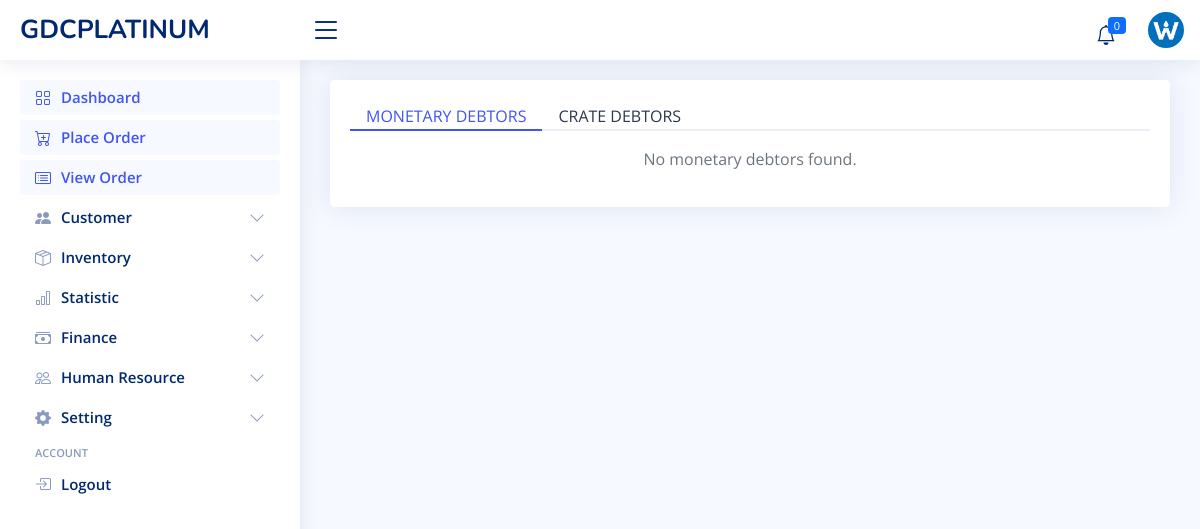
Before: /finance/debtors/ (signed in) with the older database file.
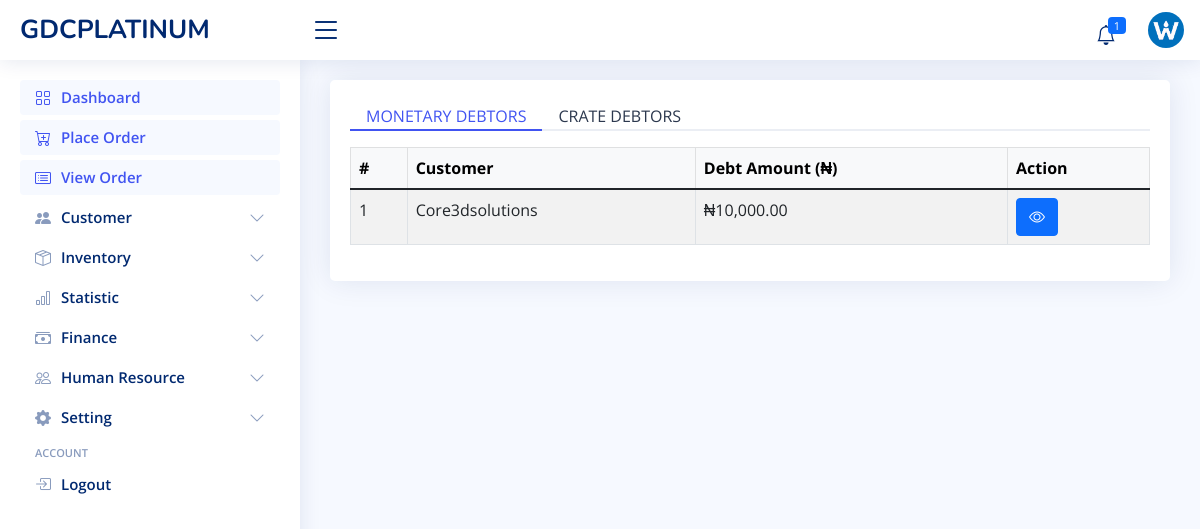
After: the same page with the newer database file.
### sale/models.py (models this page shows, shortened)
class CustomerWalletModel(models.Model):
    customer = models.OneToOneField(CustomerModel, on_delete=models.CASCADE, related_name='customer_wallet')
    initial_debt = models.DecimalField(max_digits=10, decimal_places=2, default=Decimal('0.00'))
    initial_debt_payment = models.DecimalField(max_digits=10, decimal_places=2, blank=True, default=Decimal('0.00'))
    balance = models.DecimalField(max_digits=10, decimal_places=2, blank=True, default=Decimal('0.00'))

class CustomerModel(models.Model):
    full_name = models.CharField(max_length=50)
    mobile = models.CharField(max_length=20)
    address = models.CharField(max_length=250, blank=True, null=True)
    email = models.EmailField(max_length=100, unique=True, blank=True, null=True)
    created_by = models.ForeignKey(User, on_delete=models.CASCADE, blank=True, null=True)
    status = models.CharField(max_length=30, blank=True, choices=[('active', 'ACTIVE'), ('inactive', 'INACTIVE')],
                              default='active')
    created_at = models.DateTimeField(auto_now_add=True, blank=True, null=True)
    updated_at = models.DateTimeField(auto_now=True, blank=True, null=True)

### finance/views.py (the view)
# urls.py: path('debtors/', debtors_overview_view, name='debtor_index'),
@login_required
@permission_required("sale.add_customerdebtrepaymentmodel", raise_exception=True)
def debtors_overview_view(request):
    monetary_debtors = (
        CustomerWalletModel.objects
        .filter(balance__gt=Decimal('0.00'))
        .select_related('customer')
        .order_by('-balance')
    )
    crate_debtors_raw = (
        CustomerCrateDebtModel.objects
        .values('customer__id', 'customer__full_name')
        .annotate(total_crate_debt=Sum('crate'))
        .filter(total_crate_debt__gt=Decimal('0.00'))
        .order_by('-total_crate_debt')
    )
    context = {
        'monetary_debtors': monetary_debtors,
        'crate_debtors': crate_debtors_raw,
        'title': 'Customer Debtors Overview',
    }
    return render(request, 'finance/debtor/index.html', context)

### admin_site/context_processor.py (called while the page is built)
def site_info(request):
    site_info = SiteInfoModel.objects.first()
    low_stock = ProductModel.objects.filter(quantity__lte=F('reorder_level')).order_by('name')
    return {
        'site_info': site_info,
        'low_stock_list': low_stock,
        'low_stock': low_stock.count()
    }

### admin_site/models.py (called while the page is built)
    def __str__(self):
        return self.short_name.upper()

### inventory/models.py (called while the page is built)
    def __str__(self):
        return f"{self.name} ({self.category.name})"

### finance/templates/finance/debtor/index.html (shortened to what this page needs)
{% extends 'admin_site/layout.html' %}
{% load humanize %}
{% block 'main' %}
<div class="card">
    <div class="card-body pt-3">
        <ul class="nav nav-tabs nav-tabs-bordered">
            <li class="nav-item">
                <a class="nav-link active" data-bs-target="#monetary-tab" data-bs-toggle="tab">MONETARY DEBTORS</a>
            </li>
            <li class="nav-item">
                <a class="nav-link" data-bs-target="#crate-tab" data-bs-toggle="tab">CRATE DEBTORS</a>
            </li>
        </ul>
        <div class="tab-content pt-3">
            <div class="tab-pane fade show active" id="monetary-tab">
                <div class="table-responsive">
                    {% if monetary_debtors %}
                    <table class="table table-bordered table-hover table-striped">
                        <thead class="table-light">
                        <tr>
                            <th>#</th>
                            <th>Customer</th>
                            <th>Debt Amount (₦)</th>
                            <th>Action</th>
                        </tr>
                        </thead>
                        <tbody>
                        {% for wallet in monetary_debtors %}
                        <tr>
                            <td>{{ forloop.counter }}</td>
                            <td>{{ wallet.customer.full_name|title }}</td>
                            <td>₦{{ wallet.balance|floatformat:2|intcomma }}</td>
                            <td><a href="{% url 'customer_detail' wallet.customer.id %}" class="btn btn-primary"><i class="bi bi-eye"></i> </a></td>
                        </tr>
                        {% endfor %}
                        </tbody>
                    </table>
                    {% else %}
                    <p class="text-muted text-center">No monetary debtors found.</p>
                    {% endif %}
                </div>
            </div>
        </div>
    </div>
</div>
{% endblock %}

### admin_site/templates/admin_site/layout.html (shortened to what the changed rows need)
<!DOCTYPE html>
{% load static %}
<html lang="en">
<head>
    <link href="{% static 'admin_site/vendor/bootstrap/css/bootstrap.min.css' %}" rel="stylesheet">
    <link href="{% static 'admin_site/vendor/bootstrap-icons/bootstrap-icons.css' %}" rel="stylesheet">
    <link href="{% static 'admin_site/vendor/simple-datatables/style.css' %}" rel="stylesheet">
    <link href="{% static 'admin_site/styles/style.css' %}" rel="stylesheet">
</head>
<body>
<header class="header non-printable fixed-top d-flex align-items-center" id="header">
    <nav class="header-nav ms-auto">
        <ul class="d-flex align-items-center">
            <li class="nav-item dropdown">
          <a class="nav-link nav-icon" href="#" data-bs-toggle="dropdown">
            <i class="bi bi-bell"></i>
            <span class="badge bg-primary badge-number">{{ low_stock }}</span>
          </a>
        </li>
        </ul>
    </nav>
</header>
<main class="main" id="main">
    <section class="section dashboard">
        {% block 'main' %} {% endblock %}
    </section>
</main>
</body>
</html>

Changed rows visible on the page:
added CustomerWalletModel: customer.full_name "Core3dsolutions", balance "10,000.00"
Other visible differences:
{{ low_stock }}: "0" → "1"
text no longer shown: "No monetary debtors found."
text now shown: "# Customer Debt Amount (₦) Action"
